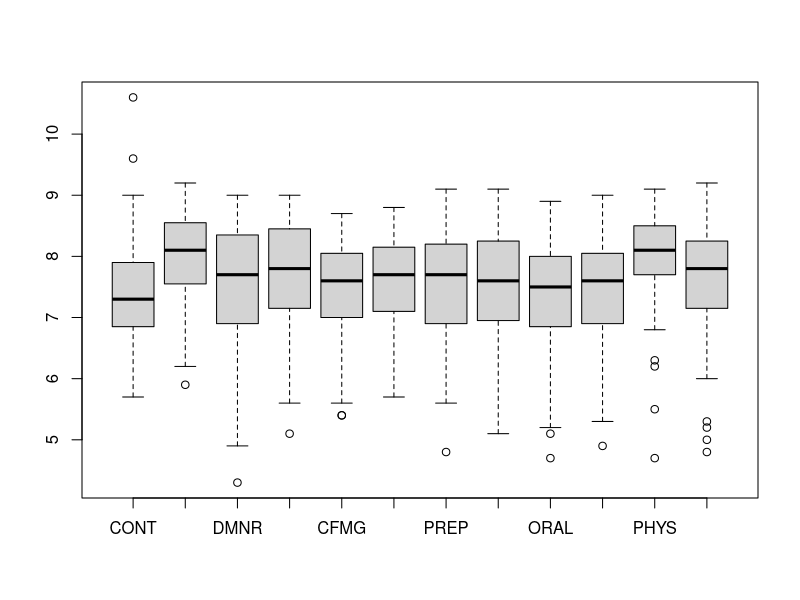
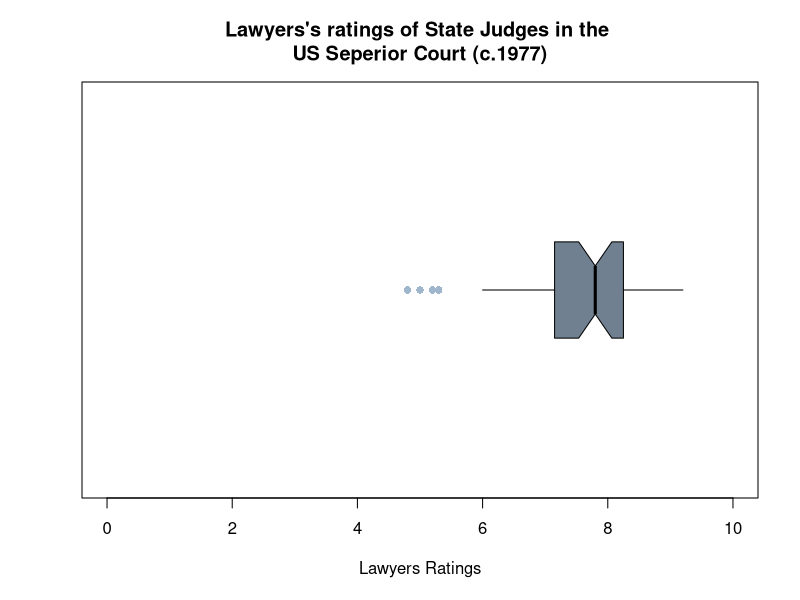
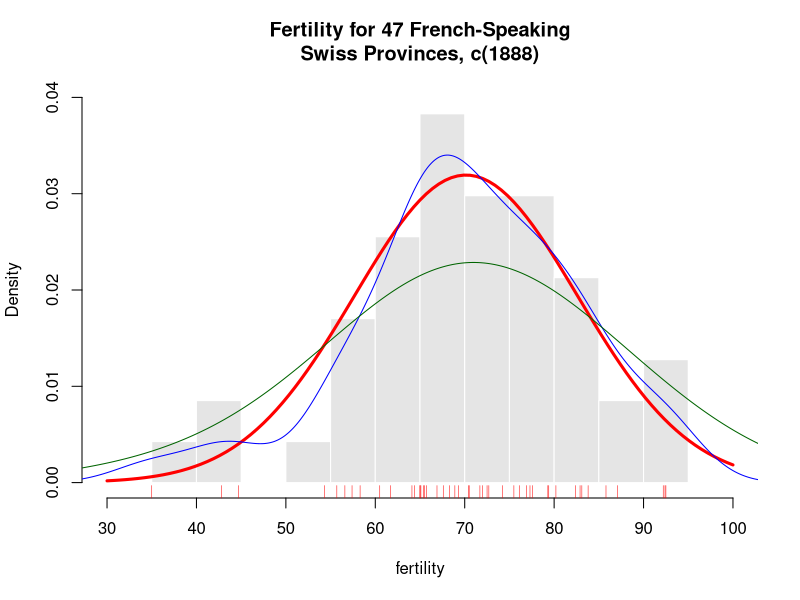

The R source for these figures, in order:
require(datasets)
?USJudgeRatings
USJudgeRatings


boxplot(USJudgeRatings)
boxplot(USJudgeRatings$RTEN,
      las = 1,
      notch = TRUE,
      ylim = c(0,10),
      col = "slategray",
      boxwex = 0.5,
      whisklty = 1,
      staplelty = 0,
      outpch = 16,
      outcol= "slategray3",
      main = "Lawyers's ratings of State Judges in the \nUS Seperior Court (c.1977)",
      xlab = "Lawyers Ratings",
      horizontal = TRUE)

#Use remove function  to clean environment
rm(list = ls())

require(datasets)
?swiss
swiss
#views structure
str(swiss)

fertility <- swiss$Fertility

h <- hist(fertility,
         prob = TRUE,
         ylim = c(0,0.04),
         xlim = c(30,100),
         breaks =11,
         col = "#E5E5E5",
         border = 0,
         main = "Fertility for 47 French-Speaking\nSwiss Provinces, c(1888)")
         

curve(dnorm(x,mean=mean(fertility),sd = sd(fertility)),
       col = "red",
       lwd = 3,
      add = TRUE)

lines(density(fertility),
              col = "blue")

lines(density(fertility, adjust = 3), col = "darkgreen")
      
rug(fertility, col = "red")